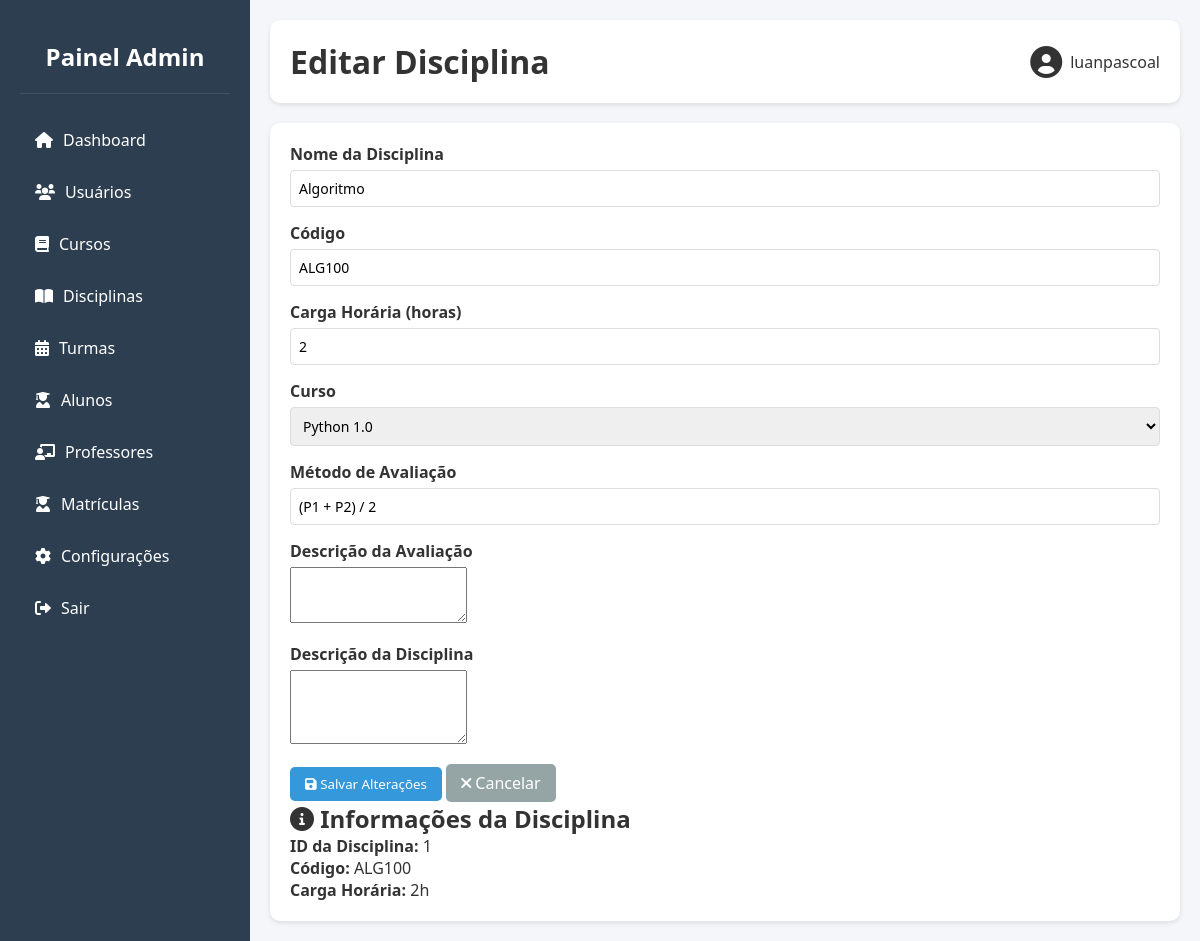
The page /dashboard/disciplinas/editar?id=1 (signed in) on the database its author committed.
### tables this page shows
CREATE TABLE `disciplina` (
  `id` int(11) NOT NULL,
  `nome` varchar(128) DEFAULT NULL,
  `codigo` varchar(16) DEFAULT NULL,
  `carga_horaria` int(11) DEFAULT NULL,
  `metodo_avaliacao` varchar(64) DEFAULT NULL,
  `descricao_avaliacao` varchar(256) DEFAULT NULL,
  `descricao` varchar(512) DEFAULT NULL,
  `id_curso` int(11) DEFAULT NULL
);

CREATE TABLE `curso` (
  `id` int(11) NOT NULL,
  `nome` varchar(128) DEFAULT NULL,
  `unidade` varchar(128) DEFAULT NULL,
  `duracao` varchar(16) DEFAULT NULL,
  `status` tinyint(1) DEFAULT 1,
  `data_criacao` timestamp NOT NULL DEFAULT current_timestamp(),
  `ultima_atualizacao` timestamp NOT NULL DEFAULT current_timestamp() ON UPDATE current_timestamp()
);

### dashboard/disciplinas/editar.php (the view, shortened to what this page needs)
<?php
include '../../database.php';
$id = $_GET['id'];
$stmt = $conn->prepare("SELECT * FROM DISCIPLINA WHERE id = ?");
$stmt->bind_param("i", $id);
$stmt->execute();
$result = $stmt->get_result();
$disciplina = $result->fetch_assoc();
$cursos = $conn->query("SELECT id, nome FROM CURSO WHERE status = 1 ORDER BY nome");
?>
<!DOCTYPE html>
<html lang="pt-BR">
<head>
    <link rel="stylesheet" href="https://cdnjs.cloudflare.com/ajax/libs/font-awesome/6.0.0/css/all.min.css">
    <link rel="stylesheet" href="../assets/css/style.css">
</head>
<body>
    <div class="dashboard">
        <?php include '../assets/layouts/sidebar.php'; ?>
        <div class="main-content">
            <div class="header">
                <h1>Editar Disciplina</h1>
                <div class="user-info">
                    <i class="fas fa-user-circle fa-2x"></i>
                    <span><?php echo htmlspecialchars($_SESSION['usuario']); ?></span>
                </div>
            </div>
            <div class="form-container">
                <form method="POST" class="form">
                    <div class="form-group">
                        <label for="nome">Nome da Disciplina</label>
                        <input type="text" id="nome" name="nome" value="<?php echo htmlspecialchars($disciplina['nome']); ?>" required>
                    </div>
                    <div class="form-group">
                        <label for="codigo">Código</label>
                        <input type="text" id="codigo" name="codigo" value="<?php echo htmlspecialchars($disciplina['codigo']); ?>" required>
                    </div>
                    <div class="form-group">
                        <label for="carga_horaria">Carga Horária (horas)</label>
                        <input type="number" id="carga_horaria" name="carga_horaria" value="<?php echo htmlspecialchars($disciplina['carga_horaria']); ?>" required>
                    </div>
                    <div class="form-group">
                        <label for="id_curso">Curso</label>
                        <select id="id_curso" name="id_curso" required>
                            <?php while($curso = $cursos->fetch_assoc()): ?>
                                <option value="<?php echo $curso['id']; ?>" <?php echo $disciplina['id_curso'] == $curso['id'] ? 'selected' : ''; ?>>
                                    <?php echo htmlspecialchars($curso['nome']); ?>
                                </option>
                            <?php endwhile; ?>
                        </select>
                    </div>
                    <div class="form-group">
                        <label for="metodo_avaliacao">Método de Avaliação</label>
                        <input type="text" id="metodo_avaliacao" name="metodo_avaliacao" value="<?php echo htmlspecialchars($disciplina['metodo_avaliacao']); ?>">
                    </div>
                    <div class="form-group">
                        <label for="descricao_avaliacao">Descrição da Avaliação</label>
                        <textarea id="descricao_avaliacao" name="descricao_avaliacao" rows="3"><?php echo htmlspecialchars($disciplina['descricao_avaliacao']); ?></textarea>
                    </div>
                    <div class="form-group">
                        <label for="descricao">Descrição da Disciplina</label>
                        <textarea id="descricao" name="descricao" rows="4"><?php echo htmlspecialchars($disciplina['descricao']); ?></textarea>
                    </div>
                    <div class="btn-container">
                        <button type="submit" class="btn btn-primary">
                            <i class="fas fa-save"></i> Salvar Alterações
                        </button>
                        <a href="./" class="btn btn-secondary">
                            <i class="fas fa-times"></i> Cancelar
                        </a>
                    </div>
                </form>
                <div class="info-card">
                    <h2><i class="fas fa-info-circle"></i> Informações da Disciplina</h2>
                    <div class="info-content">
                        <p><strong>ID da Disciplina:</strong> <?php echo htmlspecialchars($disciplina['id']); ?></p>
                        <p><strong>Código:</strong> <?php echo htmlspecialchars($disciplina['codigo']); ?></p>
                        <p><strong>Carga Horária:</strong> <?php echo htmlspecialchars($disciplina['carga_horaria']); ?>h</p>
                    </div>
                </div>
            </div>
        </div>
    </div>
</body>
</html>

### dashboard/assets/css/style.css (style rules this page uses)
* { margin: 0; padding: 0; box-sizing: border-box; font-family: 'Segoe UI', Tahoma, Geneva, Verdana, sans-serif; }
:root { --primary-color: #2c3e50; --secondary-color: #34495e; --accent-color: #3498db; --text-color: #333; --light-bg: #f5f6fa; --success-color: #2ecc71; --warning-color: #f1c40f; --danger-color: #e74c3c; }
body { background-color: var(--light-bg); color: var(--text-color); }
.dashboard { display: flex; min-height: 100vh; }
.main-content { flex: 1; padding: 20px; overflow-x: auto; }
.header { background-color: white; padding: 20px; border-radius: 10px; box-shadow: 0 2px 5px rgba(0,0,0,0.1); margin-bottom: 20px; display: flex; justify-content: space-between; align-items: center; flex-wrap: wrap; gap: 10px; }
.user-info { display: flex; align-items: center; }
.user-info i { margin-right: 8px; }
.btn { padding: 8px 15px; border: none; border-radius: 5px; cursor: pointer; color: white; text-decoration: none; display: inline-block; text-align: center; }
.btn-primary { background-color: var(--accent-color); }
.btn-secondary { background-color: #95a5a6; }
.form-container { background-color: white; padding: 20px; border-radius: 10px; box-shadow: 0 2px 5px rgba(0,0,0,0.1); }
.form-group { margin-bottom: 15px; }
.form-group label { display: block; margin-bottom: 5px; font-weight: bold; }
.form-group input, .form-group select { width: 100%; padding: 8px; border: 1px solid #ddd; border-radius: 4px; font-size: 14px; }

### rows shown on the page
disciplina: nome "Algoritmo", codigo "ALG100", carga_horaria "2", id_curso "Python 1.0", metodo_avaliacao "(P1 + P2) / 2", id "1"

### other values the page prints
$_SESSION['usuario'] "luanpascoal"
